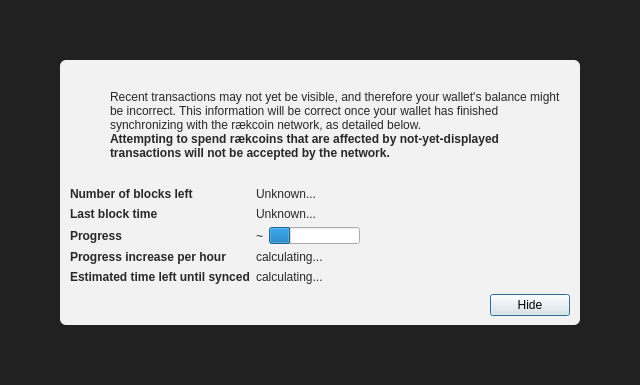
<?xml version="1.0" encoding="UTF-8"?>
<ui version="4.0">
 <class>ModalOverlay</class>
 <widget class="ModalOverlay" name="ModalOverlay">
  <property name="geometry">
   <rect>
    <x>0</x>
    <y>0</y>
    <width>640</width>
    <height>385</height>
   </rect>
  </property>
  <property name="windowTitle">
   <string>Form</string>
  </property>
  <layout class="QVBoxLayout" name="verticalLayout" stretch="0">
   <property name="sizeConstraint">
    <enum>QLayout::SetDefaultConstraint</enum>
   </property>
   <property name="leftMargin">
    <number>0</number>
   </property>
   <property name="topMargin">
    <number>0</number>
   </property>
   <property name="rightMargin">
    <number>0</number>
   </property>
   <property name="bottomMargin">
    <number>0</number>
   </property>
   <item>
    <widget class="QWidget" name="bgWidget" native="true">
     <property name="styleSheet">
      <string notr="true">#bgWidget { background: rgba(0,0,0,220); }</string>
     </property>
     <layout class="QVBoxLayout" name="verticalLayoutMain" stretch="1">
      <property name="leftMargin">
       <number>60</number>
      </property>
      <property name="topMargin">
       <number>60</number>
      </property>
      <property name="rightMargin">
       <number>60</number>
      </property>
      <property name="bottomMargin">
       <number>60</number>
      </property>
      <item>
       <widget class="QWidget" name="contentWidget" native="true">
        <property name="styleSheet">
         <string notr="true">#contentWidget { background: rgba(255,255,255,240); border-radius: 6px; }

QLabel { color: rgb(40,40,40);  }</string>
        </property>
        <layout class="QVBoxLayout" name="verticalLayoutSub" stretch="1,0,0,0">
         <property name="spacing">
          <number>0</number>
         </property>
         <property name="leftMargin">
          <number>10</number>
         </property>
         <property name="topMargin">
          <number>10</number>
         </property>
         <property name="rightMargin">
          <number>10</number>
         </property>
         <property name="bottomMargin">
          <number>10</number>
         </property>
         <item>
          <layout class="QHBoxLayout" name="horizontalLayoutIconText" stretch="0,1">
           <property name="topMargin">
            <number>20</number>
           </property>
           <item>
            <layout class="QVBoxLayout" name="verticalLayoutIcon">
             <property name="leftMargin">
              <number>0</number>
             </property>
             <item>
              <widget class="QPushButton" name="warningIcon">
               <property name="enabled">
                <bool>false</bool>
               </property>
               <property name="text">
                <string/>
               </property>
               <property name="icon">
                <iconset>
                 <normaloff>:/icons/warning</normaloff>
                 <disabledoff>:/icons/warning</disabledoff>:/icons/warning</iconset>
               </property>
               <property name="iconSize">
                <size>
                 <width>48</width>
                 <height>48</height>
                </size>
               </property>
               <property name="flat">
                <bool>true</bool>
               </property>
              </widget>
             </item>
             <item>
              <spacer name="verticalSpacerWarningIcon">
               <property name="orientation">
                <enum>Qt::Vertical</enum>
               </property>
               <property name="sizeHint" stdset="0">
                <size>
                 <width>20</width>
                 <height>40</height>
                </size>
               </property>
              </spacer>
             </item>
            </layout>
           </item>
           <item>
            <layout class="QVBoxLayout" name="verticalLayoutInfoText">
             <property name="leftMargin">
              <number>0</number>
             </property>
             <property name="topMargin">
              <number>0</number>
             </property>
             <item>
              <widget class="QLabel" name="infoText">
               <property name="text">
                <string>Recent transactions may not yet be visible, and therefore your wallet's balance might be incorrect. This information will be correct once your wallet has finished synchronizing with the rӕkcoin network, as detailed below.</string>
               </property>
               <property name="textFormat">
                <enum>Qt::RichText</enum>
               </property>
               <property name="wordWrap">
                <bool>true</bool>
               </property>
              </widget>
             </item>
             <item>
              <widget class="QLabel" name="infoTextStrong">
               <property name="font">
                <font>
                 <weight>75</weight>
                 <bold>true</bold>
                </font>
               </property>
               <property name="text">
                <string>Attempting to spend rӕkcoins that are affected by not-yet-displayed transactions will not be accepted by the network.</string>
               </property>
               <property name="textFormat">
                <enum>Qt::RichText</enum>
               </property>
               <property name="wordWrap">
                <bool>true</bool>
               </property>
              </widget>
             </item>
             <item>
              <spacer name="verticalSpacerInTextSpace">
               <property name="orientation">
                <enum>Qt::Vertical</enum>
               </property>
               <property name="sizeHint" stdset="0">
                <size>
                 <width>20</width>
                 <height>40</height>
                </size>
               </property>
              </spacer>
             </item>
            </layout>
           </item>
          </layout>
         </item>
         <item>
          <spacer name="verticalSpacerAfterText">
           <property name="orientation">
            <enum>Qt::Vertical</enum>
           </property>
           <property name="sizeHint" stdset="0">
            <size>
             <width>20</width>
             <height>40</height>
            </size>
           </property>
          </spacer>
         </item>
         <item>
          <layout class="QFormLayout" name="formLayout">
           <property name="fieldGrowthPolicy">
            <enum>QFormLayout::FieldsStayAtSizeHint</enum>
           </property>
           <property name="horizontalSpacing">
            <number>6</number>
           </property>
           <property name="verticalSpacing">
            <number>6</number>
           </property>
           <property name="topMargin">
            <number>10</number>
           </property>
           <item row="0" column="0">
            <widget class="QLabel" name="labelNumberOfBlocksLeft">
             <property name="font">
              <font>
               <weight>75</weight>
               <bold>true</bold>
              </font>
             </property>
             <property name="text">
              <string>Number of blocks left</string>
             </property>
            </widget>
           </item>
           <item row="0" column="1">
            <widget class="QLabel" name="numberOfBlocksLeft">
             <property name="text">
              <string>Unknown...</string>
             </property>
            </widget>
           </item>
           <item row="1" column="0">
            <widget class="QLabel" name="labelLastBlockTime">
             <property name="font">
              <font>
               <weight>75</weight>
               <bold>true</bold>
              </font>
             </property>
             <property name="text">
              <string>Last block time</string>
             </property>
            </widget>
           </item>
           <item row="1" column="1">
            <widget class="QLabel" name="newestBlockDate">
             <property name="sizePolicy">
              <sizepolicy hsizetype="Maximum" vsizetype="Preferred">
               <horstretch>0</horstretch>
               <verstretch>0</verstretch>
              </sizepolicy>
             </property>
             <property name="text">
              <string>Unknown...</string>
             </property>
            </widget>
           </item>
           <item row="2" column="0">
            <widget class="QLabel" name="labelSyncDone">
             <property name="font">
              <font>
               <weight>75</weight>
               <bold>true</bold>
              </font>
             </property>
             <property name="text">
              <string>Progress</string>
             </property>
            </widget>
           </item>
           <item row="2" column="1">
            <layout class="QHBoxLayout" name="horizontalLayoutSync" stretch="0,1">
             <item>
              <widget class="QLabel" name="percentageProgress">
               <property name="text">
                <string notr="true">~</string>
               </property>
              </widget>
             </item>
             <item>
              <widget class="QProgressBar" name="progressBar">
               <property name="value">
                <number>24</number>
               </property>
               <property name="format">
                <string/>
               </property>
              </widget>
             </item>
            </layout>
           </item>
           <item row="4" column="0">
            <widget class="QLabel" name="labelProgressIncrease">
             <property name="font">
              <font>
               <weight>75</weight>
               <bold>true</bold>
              </font>
             </property>
             <property name="text">
              <string>Progress increase per hour</string>
             </property>
            </widget>
           </item>
           <item row="4" column="1">
            <widget class="QLabel" name="progressIncreasePerH">
             <property name="text">
              <string>calculating...</string>
             </property>
            </widget>
           </item>
           <item row="5" column="0">
            <widget class="QLabel" name="labelEstimatedTimeLeft">
             <property name="font">
              <font>
               <weight>75</weight>
               <bold>true</bold>
              </font>
             </property>
             <property name="text">
              <string>Estimated time left until synced</string>
             </property>
            </widget>
           </item>
           <item row="5" column="1">
            <widget class="QLabel" name="expectedTimeLeft">
             <property name="text">
              <string>calculating...</string>
             </property>
            </widget>
           </item>
          </layout>
         </item>
         <item>
          <layout class="QHBoxLayout" name="horizontalLayoutButtons">
           <property name="leftMargin">
            <number>10</number>
           </property>
           <property name="topMargin">
            <number>10</number>
           </property>
           <item>
            <spacer name="horizontalSpacer">
             <property name="orientation">
              <enum>Qt::Horizontal</enum>
             </property>
             <property name="sizeHint" stdset="0">
              <size>
               <width>40</width>
               <height>20</height>
              </size>
             </property>
            </spacer>
           </item>
           <item>
            <widget class="QPushButton" name="closeButton">
             <property name="text">
              <string>Hide</string>
             </property>
             <property name="focusPolicy">
              <enum>Qt::StrongFocus</enum>
             </property>
             <property name="default">
              <bool>true</bool>
             </property>
            </widget>
           </item>
          </layout>
         </item>
        </layout>
       </widget>
      </item>
     </layout>
    </widget>
   </item>
  </layout>
 </widget>
 <customwidgets>
  <customwidget>
   <class>ModalOverlay</class>
   <extends>QWidget</extends>
   <header>qt/modaloverlay.h</header>
   <container>1</container>
  </customwidget>
 </customwidgets>
 <resources/>
 <connections/>
</ui>
